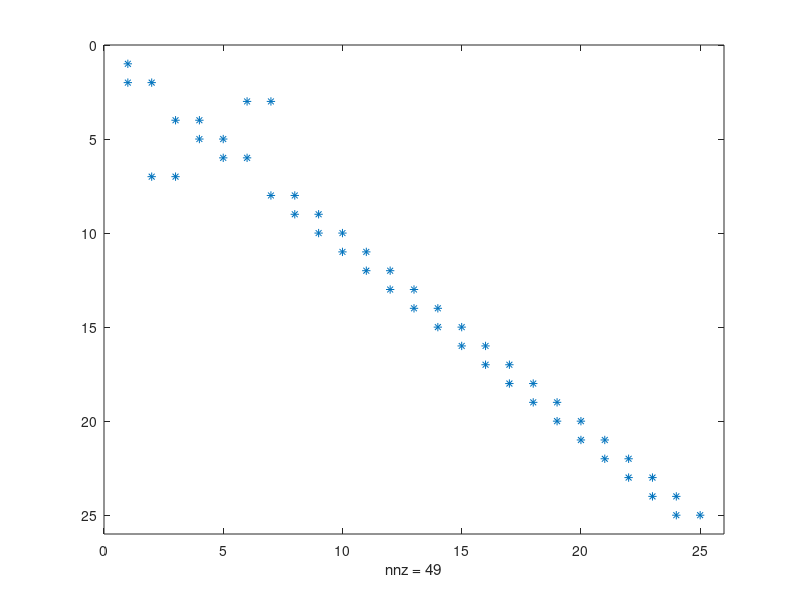

The MATLAB script that drew this image:
% Question 4
clear all
close all
%Hessenberg Matrix

n = 5;
H = triu(rand(n,n),-1);
b = ones(n,1);

%% MAtrix Multiplication way
% tic
% I = eye(n,n);
% M = I;
% MM = I;
% HH = H;
% flip = diag(-1*ones(n-1,1),-1) + eye(n,n);
% for k = 1:n-1
%     M = I;
%     M(k+1,k)  = -HH(k+1,k) / HH(k,k);
%     HH = M*HH;
%     MM = MM * M;
% end
% L = flip.*MM;
% U = HH;
% toc


%% Specific Element Vectorized method
tic
U = H;
for k = 1:n-1
    q = U(k+1,k)/U(k,k);
    U(k+1,k:n) = U(k+1,k:n) - q*U(k,k:n);
    L(k+1,k) = q;
    L(k,k) = 1;
end
L(n,n) = 1;
toc

%% Trials

spy(sparse(L))

y = L\b;
x = U\y;

X = H\b;

X - x;

n = 25;
i = 3;
j = 7;

e = ones(n,1);
S = spdiags([e,e],[-1,0],n,n);

S([i,j],:)=S([j,i],:);
spy(S)
